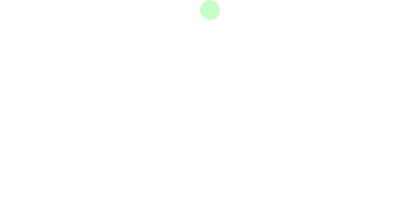
Frame 1 (no input)
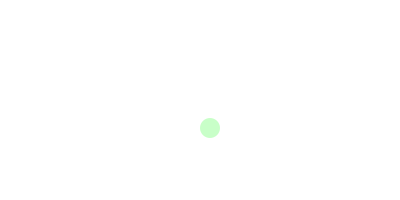
Frame 60 (the mouse pressed at the canvas centre just before this capture)
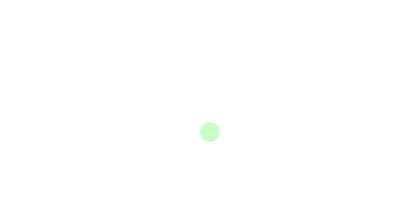
Frame 120 (the mouse held since frame 60 and released just before this capture)

The Processing sketch that drew these frames (run headless with seeded random() and noise(); from frame 60 on, the mouse is pressed at the canvas centre):

// Processing sketch: yLinearMotionReflection
// ── yLinearMotionReflection.pde
void setup() {
    size(400, 200);
    smooth();
    noStroke();
    fill(200, 255, 200);
    ellipseMode(CORNER);
    frameRate(30);
}

int d = 20, y = 0, vy = 2;

void draw() {
    background(255);
    ellipse(width/2, y, d, d);
    y += vy;
    if(y < 0) { y = -y; vy = -vy; }
    if(y+d > height) { y = 2*(height - d) - y; vy = -vy; }
}
